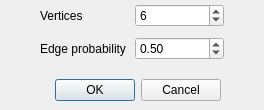
<?xml version="1.0" encoding="UTF-8"?>
<ui version="4.0">
 <class>GGenerator</class>
 <widget class="QDialog" name="GGenerator">
  <property name="geometry">
   <rect>
    <x>0</x>
    <y>0</y>
    <width>264</width>
    <height>110</height>
   </rect>
  </property>
  <property name="windowTitle">
   <string>Dialog</string>
  </property>
  <widget class="QDialogButtonBox" name="buttonBox">
   <property name="geometry">
    <rect>
     <x>0</x>
     <y>70</y>
     <width>221</width>
     <height>41</height>
    </rect>
   </property>
   <property name="orientation">
    <enum>Qt::Horizontal</enum>
   </property>
   <property name="standardButtons">
    <set>QDialogButtonBox::Cancel|QDialogButtonBox::Ok</set>
   </property>
  </widget>
  <widget class="QWidget" name="">
   <property name="geometry">
    <rect>
     <x>40</x>
     <y>0</y>
     <width>184</width>
     <height>66</height>
    </rect>
   </property>
   <layout class="QVBoxLayout" name="verticalLayout">
    <item>
     <layout class="QHBoxLayout" name="horizontalLayout">
      <item>
       <widget class="QLabel" name="label">
        <property name="text">
         <string>Vertices</string>
        </property>
       </widget>
      </item>
      <item>
       <widget class="QSpinBox" name="spinBox">
        <property name="minimum">
         <number>1</number>
        </property>
        <property name="maximum">
         <number>30</number>
        </property>
        <property name="value">
         <number>6</number>
        </property>
       </widget>
      </item>
     </layout>
    </item>
    <item>
     <layout class="QHBoxLayout" name="horizontalLayout_2">
      <item>
       <widget class="QLabel" name="label_2">
        <property name="text">
         <string>Edge probability</string>
        </property>
       </widget>
      </item>
      <item>
       <widget class="QDoubleSpinBox" name="doubleSpinBox">
        <property name="maximum">
         <double>1.000000000000000</double>
        </property>
        <property name="singleStep">
         <double>0.010000000000000</double>
        </property>
        <property name="value">
         <double>0.500000000000000</double>
        </property>
       </widget>
      </item>
     </layout>
    </item>
   </layout>
  </widget>
 </widget>
 <resources/>
 <connections>
  <connection>
   <sender>buttonBox</sender>
   <signal>accepted()</signal>
   <receiver>GGenerator</receiver>
   <slot>accept()</slot>
   <hints>
    <hint type="sourcelabel">
     <x>230</x>
     <y>110</y>
    </hint>
    <hint type="destinationlabel">
     <x>157</x>
     <y>152</y>
    </hint>
   </hints>
  </connection>
  <connection>
   <sender>buttonBox</sender>
   <signal>rejected()</signal>
   <receiver>GGenerator</receiver>
   <slot>reject()</slot>
   <hints>
    <hint type="sourcelabel">
     <x>230</x>
     <y>110</y>
    </hint>
    <hint type="destinationlabel">
     <x>239</x>
     <y>152</y>
    </hint>
   </hints>
  </connection>
 </connections>
</ui>
